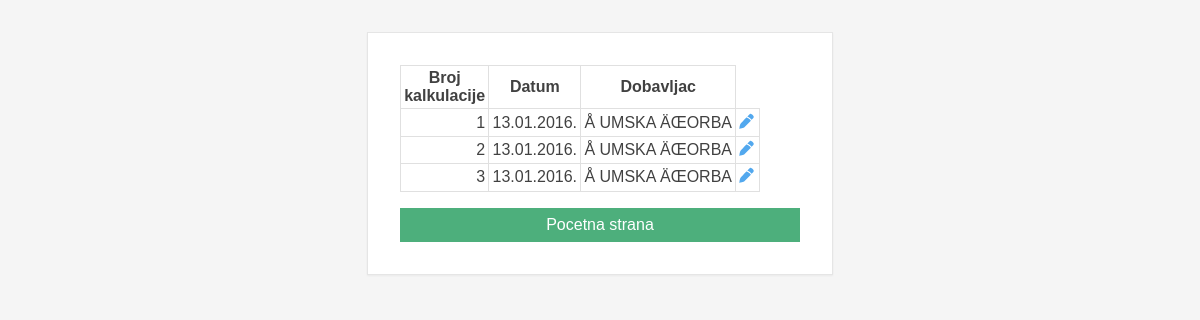
/k_pisma/k_pis_r_k1.php, run on the app's committed database.
### tables this page shows
CREATE TABLE IF NOT EXISTS `kalk` (
  `broj_kalk` int(11) NOT NULL AUTO_INCREMENT,
  `datum` date NOT NULL,
  `dostav` varchar(64) NOT NULL,
  `faktura` varchar(64) NOT NULL,
  `sif_firme` int(11) NOT NULL,
  `placanje_index` int(3) DEFAULT NULL,
  `nabav_vre` decimal(12,2) DEFAULT NULL,
  `pro_vre` decimal(12,2) DEFAULT NULL,
  `ukal_porez` decimal(12,2) DEFAULT NULL,
  `odora` decimal(12,2) DEFAULT NULL,
  `izv` varchar(64) NOT NULL,
  `rok_pl` varchar(4) NOT NULL,
  PRIMARY KEY (`broj_kalk`)
);

CREATE TABLE IF NOT EXISTS `dob_kup` (
  `sif_kup` int(11) NOT NULL AUTO_INCREMENT,
  `naziv_kup` varchar(128) DEFAULT NULL,
  `postbr` varchar(11) DEFAULT NULL,
  `mesto_kup` varchar(64) DEFAULT NULL,
  `ulica_kup` varchar(64) DEFAULT NULL,
  `rab_ugo` int(4) DEFAULT NULL,
  `ziro_rac` varchar(22) DEFAULT NULL,
  `tel` varchar(22) DEFAULT NULL,
  `pib` varchar(12) DEFAULT NULL,
  `mat_br` varchar(12) DEFAULT NULL,
  `stanje` decimal(12,2) DEFAULT NULL,
  PRIMARY KEY (`sif_kup`)
);

### k_pisma/k_pis_r_k1.php (the view, shortened to what this page needs)
<!DOCTYPE html>
<html>
	<head>
		<link rel="stylesheet" type="text/css" href="../include/css/stil2.css">
	</head>
	<body>
		<div class="nosac_glavni_400">
			<table>
				<tr>
					<th>Broj<br />kalkulacije</th>
					<th>Datum</th>
					<th>Dobavljac</th>
				</tr>
				<?php
				$kalk = mysql_query("SELECT kalk.broj_kalk, kalk.datum, kalk.sif_firme, dob_kup.sif_kup, dob_kup.naziv_kup FROM kalk LEFT JOIN dob_kup
				ON kalk.sif_firme=dob_kup.sif_kup ORDER BY kalk.broj_kalk");
				while($row = mysql_fetch_array($kalk))
					{ ?>
			 			<tr>
			 				<td><?php echo $row['broj_kalk'];?></td>
			 				<td><?php echo date("d.m.Y.",(strtotime($row['datum'])));?></td>
			 				<td><?php echo $row['naziv_kup'];?></td>
			 				<td>
			 					<form action="k_pis_r_k2.php" method="post">
			 						<input type="image" src="../include/images/olovka.png" title="Odaberi" />
			 					</form>
			 				</td>
			 			</tr>
			 			<?php
			  } ?>
			</table>
			<a href="../index.php" class="dugme_zeleno_92plus4">Pocetna strana</a>
		</div>
	</body>
</html>

### include/css/stil2.css (style rules this page uses)
html { font-family:sans-serif;-ms-text-size-adjust:100%;-webkit-text-size-adjust:100% }
body { margin:0 }
a { background:0 0; text-decoration: none; }
button,input,optgroup,select,textarea { color:inherit;font:inherit;margin:0 }
input { line-height:normal }
table { border-collapse:collapse;border-spacing:0 }
td,th { padding:0 }
body { padding:0; color:#414141; background-color: #F5F5F5; font-family:"Trebuchet MS", Arial, Helvetica, sans-serif; font-size: 16px; }
th { border: 1px solid #E0E0E0; text-align: center; padding: 0.2em; font-weight:bold; }
td { border: 1px solid #E0E0E0; padding: 0.2em; text-align: right; }
.dugme_zeleno_92plus4, .dugme_crveno_92plus4, .dugme_plavo_92plus4 { width: 92%; padding: 0.5em 4%; border: none; margin: 1em 0 0 0; color: #ffffff; display: block; text-align: center; }
.dugme_zeleno, .dugme_zeleno_92plus4 { background-color: #4DAF7C; }
@media screen { .nosac_glavni_400 { padding:2em; margin:2em auto; max-width: 400px; border: 1px solid #E5E5E5; background-color:#ffffff; box-shadow:0 1px 2px rgba(0, 0, 0, 0.05); } }

### data on the page
kalk: broj_kalk "1", datum "13.01.2016.", dob_kup.naziv_kup "Å UMSKA ÄŒORBA"
kalk: broj_kalk "2", datum "13.01.2016.", dob_kup.naziv_kup "Å UMSKA ÄŒORBA"
kalk: broj_kalk "3", datum "13.01.2016.", dob_kup.naziv_kup "Å UMSKA ÄŒORBA"
